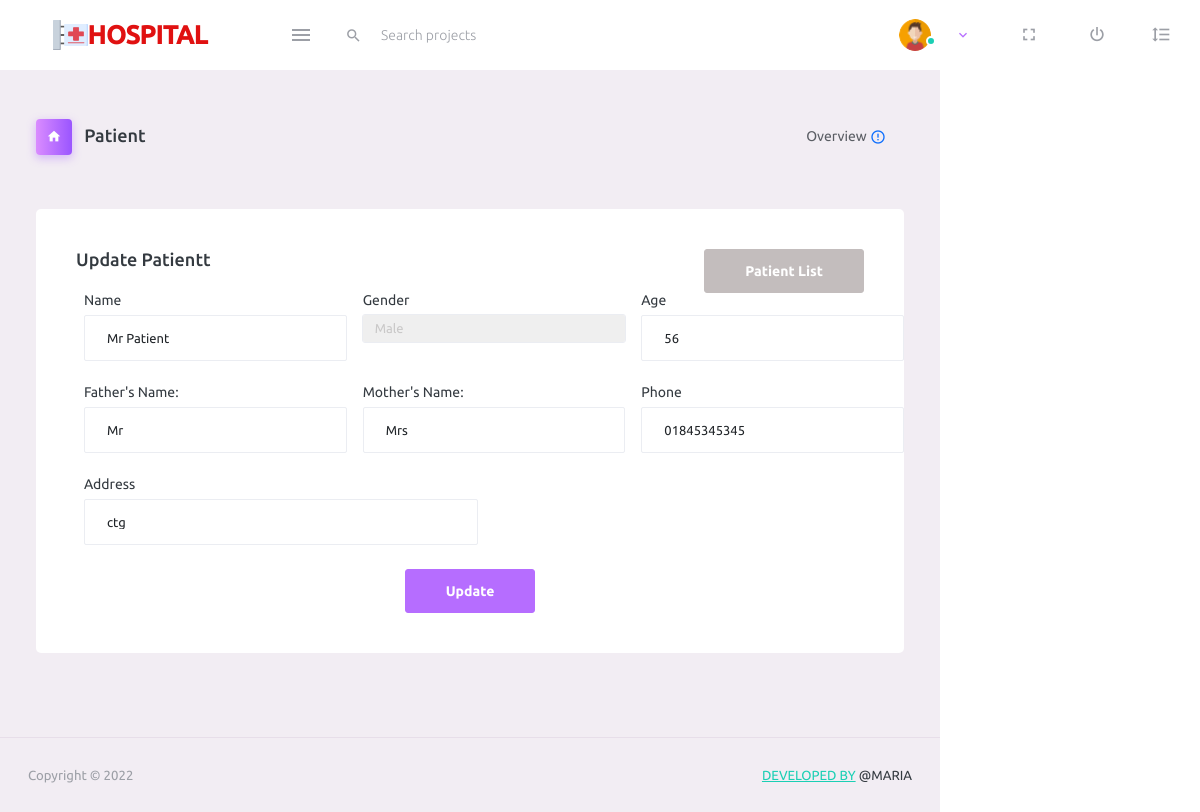
Page /pages/editpatient.php?patientId=2 (signed in) on the committed database.
### tables this page shows
CREATE TABLE `patient` (
  `id` int(11) NOT NULL,
  `name` varchar(40) NOT NULL,
  `father_or_husband_name` varchar(40) DEFAULT NULL,
  `mother_name` varchar(40) DEFAULT NULL,
  `religious` varchar(10) DEFAULT NULL,
  `nid` varchar(40) DEFAULT NULL,
  `blood_group` varchar(10) DEFAULT NULL,
  `nationality` varchar(20) DEFAULT NULL,
  `marital_status` enum('MARRIED','UNMARRIED','OTHERS') DEFAULT 'UNMARRIED',
  `phone` varchar(13) NOT NULL,
  `gender` varchar(10) NOT NULL,
  `age` varchar(3) NOT NULL,
  `relagius` varchar(10) DEFAULT NULL,
  `weight` int(11) DEFAULT NULL,
  `present_address` varchar(255) DEFAULT NULL,
  `permanent_address` varchar(255) DEFAULT NULL,
  `created_at` timestamp NOT NULL DEFAULT current_timestamp(),
  `created_by` int(11) DEFAULT NULL,
  `modified_at` timestamp NOT NULL DEFAULT '0000-00-00 00:00:00',
  `modified_by` int(11) DEFAULT NULL,
  `status` int(11) NOT NULL DEFAULT 1
);

### config.php (called while the page is built, shortened)
<?php
$baseurl = 'http://localhost:8080/';
?>

### lib/Crud.php (called while the page is built, shortened)
<?php
require_once('../config.php');
class Crud {
    public $connect;
    function __construct()
    {
        $this->connect = new mysqli(HOST,USER,PASS,DB_NAME);
    }
function find($singleSelect){
    $selectdata=$error=$msg=false;
    $numrows=0;
    $getdata=$this->connect->query($singleSelect);
            if($getdata){
            if($getdata->num_rows > 0){
                    while($singleData = $getdata->fetch_assoc()){
                        $data[] = $singleData;
                    }
                $selectdata=$data;
                $numrows=$getdata->num_rows;
                $msg="data found";
            }else{
                $msg="No data found";
                $error=$this->connect->error;
            }
        }else {
            $error=$this->connect->error;
        }
        return array("msg"=>$msg,"error"=>$error,"singledata"=>$selectdata,"numrows"=>$numrows);
}
}
?>

### pages/editpatient.php (the view, shortened to what this page needs)
<?php
require_once('../lib/Crud.php');
require_once('../include/header.php');
if(isset($_GET['patientId'])){
    $patientId = $_GET['patientId'];
}
$mysqli = new Crud();
?>
<div class="container-scroller">
    <?php
    require_once('../include/navbar.php');
    ?>
    <div class="container-fluid page-body-wrapper">
        <div class="main-panel">
            <div class="content-wrapper">
                <div class="page-header">
                    <h3 class="page-title">
                        <span class="page-title-icon bg-gradient-primary text-white me-2">
                            <i class="mdi mdi-home"></i>
                        </span> Patient
                    </h3>
                    <nav aria-label="breadcrumb">
                        <ul class="breadcrumb">
                            <li class="breadcrumb-item active" aria-current="page">
                                <span></span>Overview <i
                                    class="mdi mdi-alert-circle-outline icon-sm text-primary align-middle"></i>
                            </li>
                        </ul>
                    </nav>
                </div>
                <?php
if(isset($_GET['patientId'])){
    $patientId = $_GET['patientId'];
    $patientData = $mysqli->find("SELECT * FROM patient WHERE id=$patientId");
    $patient = $patientData["singledata"][0];
}
?>
                <div class="row mt-5" id="created_at">
                    <div class="col-12 grid-margin">
                        <div class="card">
                            <div class="card-body">
                                <div class="d-flex justify-content-between">
                                    <h4 class="card-title">Update Patientt</h4>
                                    <a href="<?=$baseurl ?>/pages/allpatient.php"
                                        class="btn btn-secondary text-white font-weight-bold text-decoration-none">
                                        Patient List
                                    </a>
                                </div>
                                <form class=" justify-content-center items-center" method="POST"
                                    action="<?= $baseurl?>/form/action.php?id=<?=$patientId?>">
                                    <div class="form-row d-flex">
                                        <div class="form-group col-md-4 mx-2">
                                            <label for="name">Name</label>
                                            <input type="text" name="name" value="<?=$patient['name'] ?>"
                                                class="form-control" id="name" placeholder="Name">
                                        </div>
                                        <div class="form-group col-md-4 mx-2">
                                            <label for="gender">Gender</label>
                                            <select name="gender" class="form-control" id="gender">
                                                <option <?= $patient['gender']=='male' ? 'selected' : '' ?>
                                                    value="male">Male</option>
                                            </select>
                                        </div>
                                        <div class="form-group col-md-4 mx-2">
                                            <label for="age">Age</label>
                                            <input type="text" name="age" value="<?=$patient['age'] ?>"
                                                class="form-control" id="age" placeholder="age">
                                        </div>
                                    </div>
                                    <div class="form-row d-flex">
                                        <div class="form-group col-md-4 mx-2">
                                            <label for="phone">Father's Name:</label>
                                            <input type="text" name="father_or_husband_name"
                                                value="<?=$patient['father_or_husband_name'] ?>" class="form-control"
                                                id="phone" placeholder="Father or Husband Name">
                                        </div>
                                        <div class="form-group col-md-4 mx-2">
                                            <label for="inputAddress">Mother's Name:</label>
                                            <input type="text" name="mother_name" value="<?=$patient['mother_name']?>"
                                                class="form-control" id="inputAddress" placeholder="Mother Name">
                                        </div>
                                        <div class="form-group col-md-4 mx-2">
                                            <label for="phone">Phone</label>
                                            <input type="text" name="phone" value="<?=$patient['phone'] ?>"
                                                class="form-control" id="phone" placeholder="Phone">
                                        </div>
                                    </div>
                                    <div class="form-row d-flex">
                                        <div class="form-group col-md-6 mx-2">
                                            <label for="inputAddress">Address</label>
                                            <input type="text" name="present_address"
                                                value="<?=$patient['present_address']?>" class="form-control"
                                                id="inputAddress" placeholder="1234 Main St">
                                        </div>
                                    </div>
                                    <div class="d-flex justify-content-center">
                                        <button type="submit" class="btn btn-primary"
                                            name="updateDataPatient">Update</button>
                                    </div>
                                </form>
                            </div>
                        </div>
                    </div>
                </div>
            </div>
            <?php require_once('../include/footer.php') ?>

### rows in the picture
patient: name "Mr Patient", gender "Male", age "56", father_or_husband_name "Mr", mother_name "Mrs", phone "01845345345", present_address "ctg"
